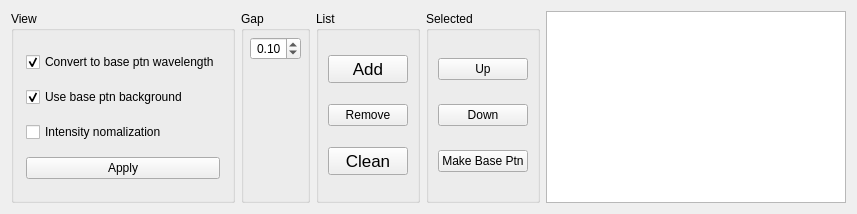
      <widget class="QWidget" name="mpltab_Waterfall">
       <attribute name="title">
        <string>Waterfall</string>
       </attribute>
       <layout class="QHBoxLayout" name="horizontalLayout_7">
        <item>
         <widget class="QGroupBox" name="groupBox_6">
          <property name="title">
           <string>View</string>
          </property>
          <layout class="QVBoxLayout" name="verticalLayout_17">
           <property name="margin">
            <number>12</number>
           </property>
           <item>
            <widget class="QCheckBox" name="mplcheckBox_SetToBasePtnLambda">
             <property name="sizePolicy">
              <sizepolicy hsizetype="Preferred" vsizetype="Fixed">
               <horstretch>0</horstretch>
               <verstretch>0</verstretch>
              </sizepolicy>
             </property>
             <property name="text">
              <string>Convert to base ptn wavelength</string>
             </property>
             <property name="checked">
              <bool>true</bool>
             </property>
            </widget>
           </item>
           <item>
            <widget class="QCheckBox" name="mplcheckBox_BasePtnBackground">
             <property name="text">
              <string>Use base ptn background</string>
             </property>
             <property name="checked">
              <bool>true</bool>
             </property>
            </widget>
           </item>
           <item>
            <widget class="QCheckBox" name="mplcheckBox_IntNorm">
             <property name="text">
              <string>Intensity nomalization</string>
             </property>
            </widget>
           </item>
           <item>
            <widget class="QPushButton" name="mplpushButton_ApplyWaterfallChange">
             <property name="text">
              <string>Apply</string>
             </property>
            </widget>
           </item>
          </layout>
         </widget>
        </item>
        <item>
         <widget class="QGroupBox" name="groupBox_28">
          <property name="title">
           <string>Gap</string>
          </property>
          <layout class="QVBoxLayout" name="verticalLayout_20">
           <property name="spacing">
            <number>-1</number>
           </property>
           <property name="margin">
            <number>6</number>
           </property>
           <item>
            <widget class="QDoubleSpinBox" name="mpldoubleSpinBox_WaterfallGaps">
             <property name="sizePolicy">
              <sizepolicy hsizetype="Preferred" vsizetype="Preferred">
               <horstretch>0</horstretch>
               <verstretch>0</verstretch>
              </sizepolicy>
             </property>
             <property name="minimumSize">
              <size>
               <width>0</width>
               <height>0</height>
              </size>
             </property>
             <property name="focusPolicy">
              <enum>Qt::ClickFocus</enum>
             </property>
             <property name="frame">
              <bool>true</bool>
             </property>
             <property name="alignment">
              <set>Qt::AlignRight|Qt::AlignTrailing|Qt::AlignVCenter</set>
             </property>
             <property name="maximum">
              <double>1.000000000000000</double>
             </property>
             <property name="singleStep">
              <double>0.010000000000000</double>
             </property>
             <property name="value">
              <double>0.100000000000000</double>
             </property>
            </widget>
           </item>
           <item>
            <spacer name="verticalSpacer_3">
             <property name="orientation">
              <enum>Qt::Vertical</enum>
             </property>
             <property name="sizeHint" stdset="0">
              <size>
               <width>20</width>
               <height>40</height>
              </size>
             </property>
            </spacer>
           </item>
          </layout>
         </widget>
        </item>
        <item>
         <widget class="QGroupBox" name="groupBox_26">
          <property name="title">
           <string>List</string>
          </property>
          <layout class="QVBoxLayout" name="verticalLayout_15">
           <item>
            <widget class="QPushButton" name="mplpushButton_AddPatterns">
             <property name="sizePolicy">
              <sizepolicy hsizetype="Preferred" vsizetype="Fixed">
               <horstretch>0</horstretch>
               <verstretch>0</verstretch>
              </sizepolicy>
             </property>
             <property name="font">
              <font>
               <family>Helvetica</family>
               <pointsize>13</pointsize>
               <weight>50</weight>
               <italic>false</italic>
               <bold>false</bold>
              </font>
             </property>
             <property name="text">
              <string>Add</string>
             </property>
            </widget>
           </item>
           <item>
            <widget class="QPushButton" name="mplpushButton_RemovePatterns">
             <property name="sizePolicy">
              <sizepolicy hsizetype="Preferred" vsizetype="Fixed">
               <horstretch>0</horstretch>
               <verstretch>0</verstretch>
              </sizepolicy>
             </property>
             <property name="text">
              <string>Remove</string>
             </property>
            </widget>
           </item>
           <item>
            <widget class="QPushButton" name="mplpushButton_CleanPatterns">
             <property name="sizePolicy">
              <sizepolicy hsizetype="Preferred" vsizetype="Fixed">
               <horstretch>0</horstretch>
               <verstretch>0</verstretch>
              </sizepolicy>
             </property>
             <property name="font">
              <font>
               <family>Helvetica</family>
               <pointsize>13</pointsize>
               <weight>50</weight>
               <italic>false</italic>
               <bold>false</bold>
              </font>
             </property>
             <property name="text">
              <string>Clean</string>
             </property>
            </widget>
           </item>
          </layout>
         </widget>
        </item>
        <item>
         <widget class="QGroupBox" name="groupBox_27">
          <property name="title">
           <string>Selected</string>
          </property>
          <layout class="QVBoxLayout" name="verticalLayout_16">
           <item>
            <widget class="QPushButton" name="mplpushButton_UpPattern">
             <property name="sizePolicy">
              <sizepolicy hsizetype="Preferred" vsizetype="Fixed">
               <horstretch>0</horstretch>
               <verstretch>0</verstretch>
              </sizepolicy>
             </property>
             <property name="text">
              <string>Up</string>
             </property>
            </widget>
           </item>
           <item>
            <widget class="QPushButton" name="mplpushButton_DownPattern">
             <property name="sizePolicy">
              <sizepolicy hsizetype="Preferred" vsizetype="Fixed">
               <horstretch>0</horstretch>
               <verstretch>0</verstretch>
              </sizepolicy>
             </property>
             <property name="text">
              <string>Down</string>
             </property>
            </widget>
           </item>
           <item>
            <widget class="QPushButton" name="mplpushButton_MakeBasePtn">
             <property name="text">
              <string>Make Base Ptn</string>
             </property>
            </widget>
           </item>
          </layout>
         </widget>
        </item>
        <item>
         <widget class="QTableWidget" name="mpltableWidget_wfPatterns">
          <property name="sizePolicy">
           <sizepolicy hsizetype="MinimumExpanding" vsizetype="Maximum">
            <horstretch>0</horstretch>
            <verstretch>0</verstretch>
           </sizepolicy>
          </property>
          <property name="minimumSize">
           <size>
            <width>300</width>
            <height>0</height>
           </size>
          </property>
          <property name="maximumSize">
           <size>
            <width>1200</width>
            <height>16777215</height>
           </size>
          </property>
          <property name="font">
           <font>
            <family>Helvetica</family>
            <pointsize>13</pointsize>
            <weight>50</weight>
            <italic>false</italic>
            <bold>false</bold>
           </font>
          </property>
         </widget>
        </item>
       </layout>
      </widget>
